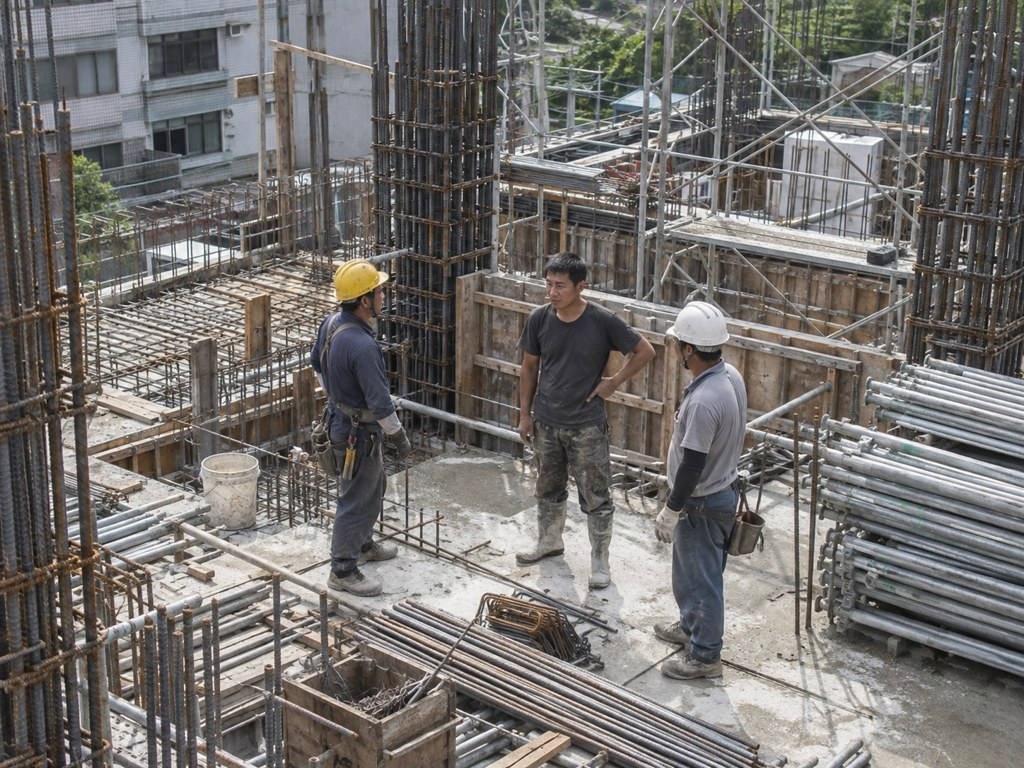
#> input picture data/photo-site-rebar.jpg, 1024 x 768 px, found by its file name
$ python demo.py
#> lines starting #> are read from the running program, lines starting #| are printed output that depends on the picture
"""16｜Pillow 與 NumPy：一張照片在程式裡就是一個 (高, 寬, 3) 的 uint8 陣列。"""
import numpy as np
from PIL import Image

CROPS = "story/data/factory/crops"

print("== 1. 一張照片＝一個 3 維陣列 ==")
# photo-site-rebar.jpg 是 AI 生成的擬真工地照片，不是真實人物
img = Image.open("story/data/photos/photo-site-rebar.jpg")
#> img is the input picture: PIL image 1024x768 RGB; mean R, G, B 115.1, 112.2, 109.3
arr = np.asarray(img)
print(img.width, img.height, img.mode)
#| 1024 768 RGB
print(arr.shape, arr.dtype, arr.min(), arr.max())
#| (768, 1024, 3) uint8 0 255
# (說明, x, y)：教師在照片上量的位置
POINTS = [("黃色安全帽", 362, 268), ("白色安全帽", 698, 318),
          ("沒戴帽子的頭髮", 560, 262), ("水泥地面", 470, 535)]
for name, x, y in POINTS:
    r, g, b = arr[y, x]
    print(f"{name:<8} arr[{y}, {x}] = ({r:3d}, {g:3d}, {b:3d})")
#> this loop made 4 passes
#> (r, g, b) on passes 1 to 4: (200, 178, 120), (208, 209, 214), (87, 86, 91), (213, 214, 209)
#| 黃色安全帽    arr[268, 362] = (200, 178, 120)
#| 白色安全帽    arr[318, 698] = (208, 209, 214)
#| 沒戴帽子的頭髮  arr[262, 560] = ( 87,  86,  91)
#| 水泥地面     arr[535, 470] = (213, 214, 209)

print("\n== 2. 先 y 後 x：切片就是裁切 ==")
x1, y1, x2, y2 = 315, 240, 410, 320
patch = arr[y1:y2, x1:x2]
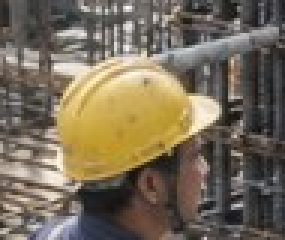
#> patch: shape (80, 95, 3) (shown 3 times larger); mean R, G, B 119.3, 108.1, 89.7
print(f"arr[{y1}:{y2}, {x1}:{x2}] → shape {patch.shape}")
#| arr[240:320, 315:410] → shape (80, 95, 3)
print(f"和 img.crop(({x1}, {y1}, {x2}, {y2})) 一樣嗎？",
      np.array_equal(patch, np.asarray(img.crop((x1, y1, x2, y2)))))
#| 和 img.crop((315, 240, 410, 320)) 一樣嗎？ True

print("\n== 3. 灰階：把「比較暗」變成數字 ==")
for name in ["factory/crops/ok/camera_01_001.jpg", "factory/crops/ok/camera_04_002.jpg",
             "care/crops/ok/camera_11_000.jpg", "care/crops/ok/camera_14_002.jpg"]:
#> (the run stopped early here; a loop or call above may not have finished)

$ run again, with data/photo-lunch-break.jpg copied over data/photo-site-rebar.jpg
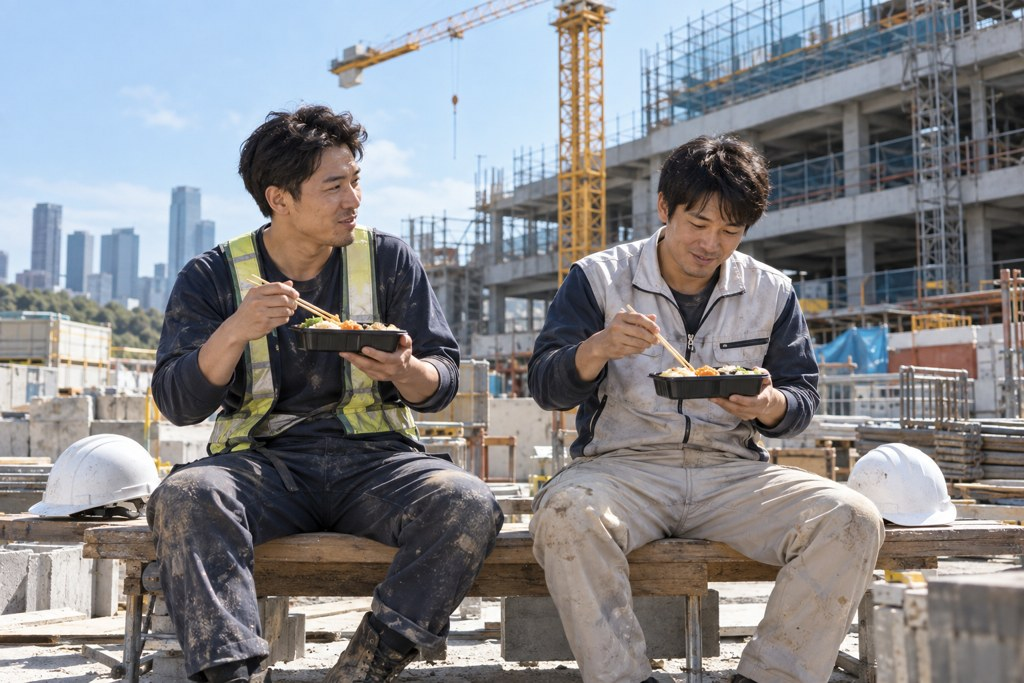
#> input picture data/photo-lunch-break.jpg, 1024 x 683 px, found by its file name
#> img is the input picture: PIL image 1024x683 RGB; mean R, G, B 133.8, 134.1, 137.2
#| 1024 683 RGB
#| (683, 1024, 3) uint8 0 255
#> the loop `for name, x, y in POINTS:` made 4 passes
#> (r, g, b) on passes 1 to 4: (202, 194, 132), (35, 36, 40), (181, 143, 98), (66, 61, 65)
#> (printed output is left out)
#> `patch = arr[y1:y2, x1:x2]`:
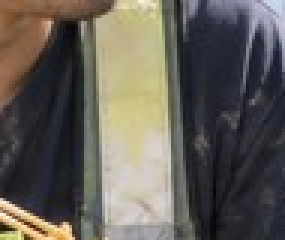
#> patch: shape (80, 95, 3) (shown 3 times larger); mean R, G, B 98.2, 94, 86.6
#| arr[240:320, 315:410] → shape (80, 95, 3)
#| 和 img.crop((315, 240, 410, 320)) 一樣嗎？ True

$ run again, with data/photo-warehouse-night.jpg copied over data/photo-site-rebar.jpg
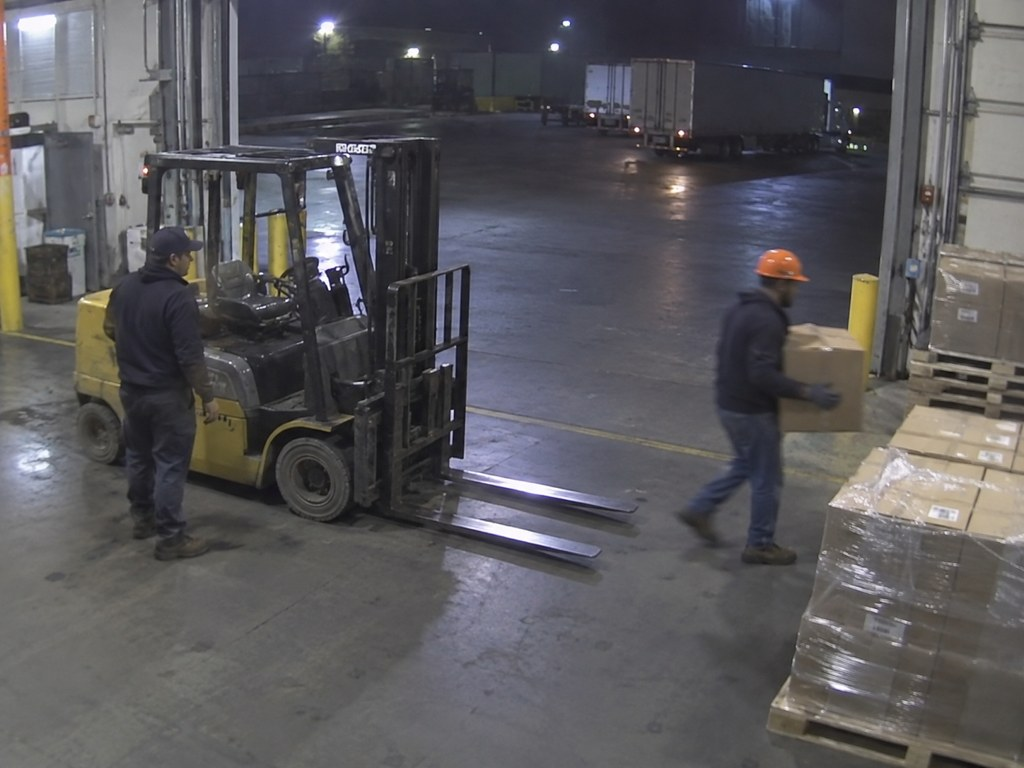
#> input picture data/photo-warehouse-night.jpg, 1024 x 768 px, found by its file name
#> img is the input picture: PIL image 1024x768 RGB; mean R, G, B 89.7, 88.2, 91.3
#| 1024 768 RGB
#| (768, 1024, 3) uint8 0 255
#> the loop `for name, x, y in POINTS:` made 4 passes
#> (r, g, b) on passes 1 to 4: (49, 46, 53), (78, 76, 87), (81, 84, 101), (41, 39, 44)
#> (printed output is left out)
#> `patch = arr[y1:y2, x1:x2]`:
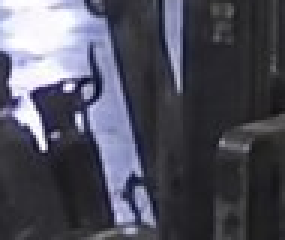
#> patch: shape (80, 95, 3) (shown 3 times larger); mean R, G, B 78.7, 78.7, 91.2
#| arr[240:320, 315:410] → shape (80, 95, 3)
#| 和 img.crop((315, 240, 410, 320)) 一樣嗎？ True
